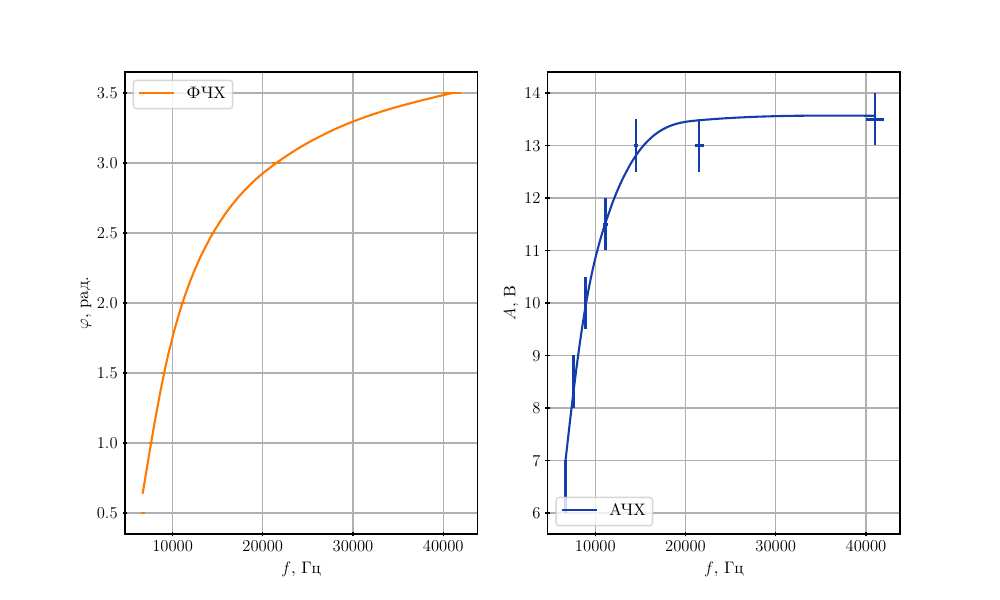

The script that saved this image:
# -*- coding: utf-8 -*-
import matplotlib.pyplot as plt
import matplotlib as mpl
import numpy as np
from matplotlib.backends.backend_pgf import FigureCanvasPgf
from scipy.interpolate import spline
mpl.backend_bases.register_backend('pdf', FigureCanvasPgf)
pgf_with_latex = {
    "pgf.texsystem": "xelatex",         # use Xelatex which is TTF font aware
}

mpl.rcParams.update(pgf_with_latex)
plt.rc('text', usetex=True)
plt.rc('font', family='serif', serif = 'CMU Serif', size = 12)
plt.rcParams['text.latex.preamble'] = [
            r'\usepackage{amsmath}',
            r'\usepackage{amsfonts}',
            r'\usepackage{graphicx}',
            r'\usepackage[english,russian]{babel}',
            r'\usepackage[utf8]{inputenc}',
            r'\usepackage[T1]{fontenc}',
            ]
g = np.genfromtxt('FHF(ampl,phasa).csv',delimiter=';')
spline = np.genfromtxt('FHF.csv',delimiter=';')
frec = g[1:,0]
phasa = g[1:,1]
ampl = g[1:,2]
frecerr = g[1:,3]
x1 = spline[0:,0]
y1 = spline[0:,1]
y2 = spline[0:,2]
fig = plt.figure(figsize=(10,6))
ax = fig.add_subplot(121)
ax.grid(which='both')
ax.plot(x1,y1,color = '#FF7800', label = r'ФЧХ')
ax.errorbar(frec, phasa, xerr=frecerr,fmt=' ', color = '#FF7800', linewidth=2)
ax.tick_params(axis='x', direction='inout')
ax.tick_params(axis='y', direction='inout')
ax.set_xlabel(r'$f$, Гц')
ax.set_ylabel(r'$\varphi$, рад.')
ax.legend(loc='upper left')
ax2 = fig.add_subplot(122)
ax2.grid(which='both')
ax2.plot(x1,y2,color = '#133CAC', label = r'АЧХ')
ax2.errorbar(frec, ampl, xerr = frecerr, yerr = .5, fmt=' ', color = '#133CAC', linewidth=2)
ax2.tick_params(axis='x', direction='inout')
ax2.tick_params(axis='y', direction='inout')
ax2.set_xlabel(r'$f$, Гц')
ax2.set_ylabel(r'$A$, В')
ax2.legend(loc='lower left')
fig.savefig('FHF.pdf')
plt.show()
